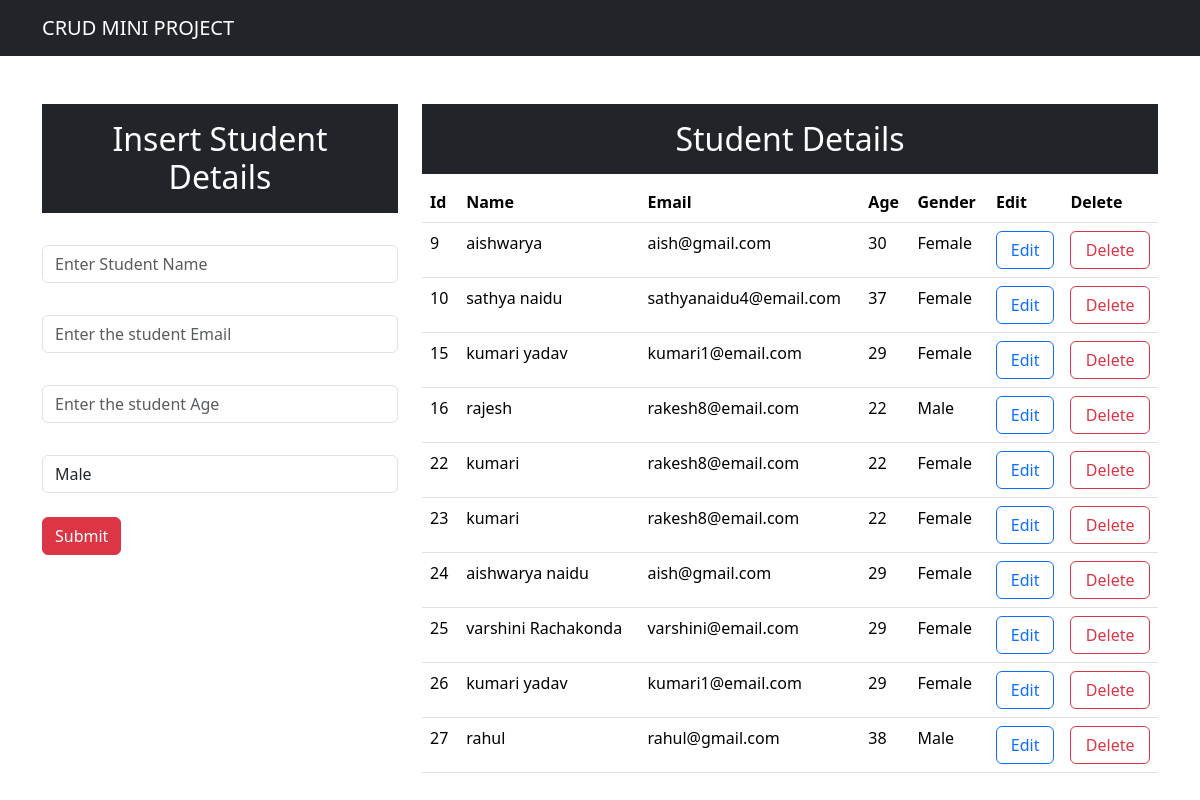
The page / on the database its author committed.
### app/models.py (models this page shows, shortened)
class Student(models.Model):
    name=models.CharField(max_length=25,blank=False)
    email=models.EmailField()
    age=models.IntegerField()
    gender=models.CharField(max_length=25,blank=False)

### app/views.py (the view)
# urls.py: path('',views.index),
def index(request):
    data=Student.objects.all()
    context={'data':data}
    return render(request,'index.html',context)

### templates/index.html (shortened to what this page needs)
<!DOCTYPE html>
<html lang="en">
<head>
    <link href="https://cdn.jsdelivr.net/npm/bootstrap@5.3.3/dist/css/bootstrap.min.css" rel="stylesheet">
</head>
<body>
    <nav class="navbar navbar-expand-lg navbar-dark bg-dark">
        <div class="container">
        <a class="navbar-brand" href="#">CRUD MINI PROJECT</a>
        </div>
    </nav>
      <div class="container mt-5">
         <div class="row">
            <div class="col-md-4">
                  <h2 class="bg-dark text-white text-center p-3">Insert Student Details</h2><br>
                  <form action="/insert" method="post">{% csrf_token %}
                        <input type="text" class="form-control" placeholder="Enter Student Name" name="name"><br>
                        <input type="text" class="form-control mt-2" placeholder="Enter the student Email" name="email" ><br>
                        <input type="number" class="form-control mt-2" placeholder="Enter the student Age" name="age"><br>
                        <select name="gender" class="form-control mt-2" id="gender">
                            <option value="Male">Male</option>
                        </select></br>
                        <button type="submit" class="btn btn-danger">Submit</button>
                  </form>
            </div>
            <div class="col-md-8">
                 <h2 class="text-center p-3 text-white bg-dark">Student Details</h2>
                 <table class="table">
                    <thead>
                        <tr>
                            <th>Id</th>
                            <th>Name</th>
                            <th>Email</th>
                            <th>Age</th>
                            <th>Gender</th>
                            <th>Edit</th>
                            <th>Delete</th>
                        </tr>
                    </thead>
                    <tbody>
                        {% for d in data %}
                        <tr>
                            <td>{{d.id}}</td>
                            <td>{{d.name}}</td>
                            <td>{{d.email}}</td>
                            <td>{{d.age}}</td>
                            <td>{{d.gender}}</td>
                            <td><a button href="/update/{{d.id}}" class=" form-control btn btn-outline-primary">Edit</a></button></td>
                            <td><a button href="/delete/{{d.id}}"class=" form-control btn btn-outline-danger">Delete</a></button></td>
                        </tr>
                        {% endfor %}
                    </tbody>
                 </table>
         </div>
      </div>
    </div>
</body>
</html>

### rows shown on the page
Student: id "9", name "aishwarya", email "aish@gmail.com", age "30", gender "Female"
Student: id "10", name "sathya naidu", email "sathyanaidu4@email.com", age "37", gender "Female"
Student: id "15", name "kumari yadav", email "kumari1@email.com", age "29", gender "Female"
Student: id "16", name "rajesh", email "rakesh8@email.com", age "22", gender "Male"
Student: id "22", name "kumari", email "rakesh8@email.com", age "22", gender "Female"
Student: id "23", name "kumari", email "rakesh8@email.com", age "22", gender "Female"
Student: id "24", name "aishwarya naidu", email "aish@gmail.com", age "29", gender "Female"
Student: id "25", name "varshini Rachakonda", email "varshini@email.com", age "29", gender "Female"
Student: id "26", name "kumari yadav", email "kumari1@email.com", age "29", gender "Female"
Student: id "27", name "rahul", email "rahul@gmail.com", age "38", gender "Male"
